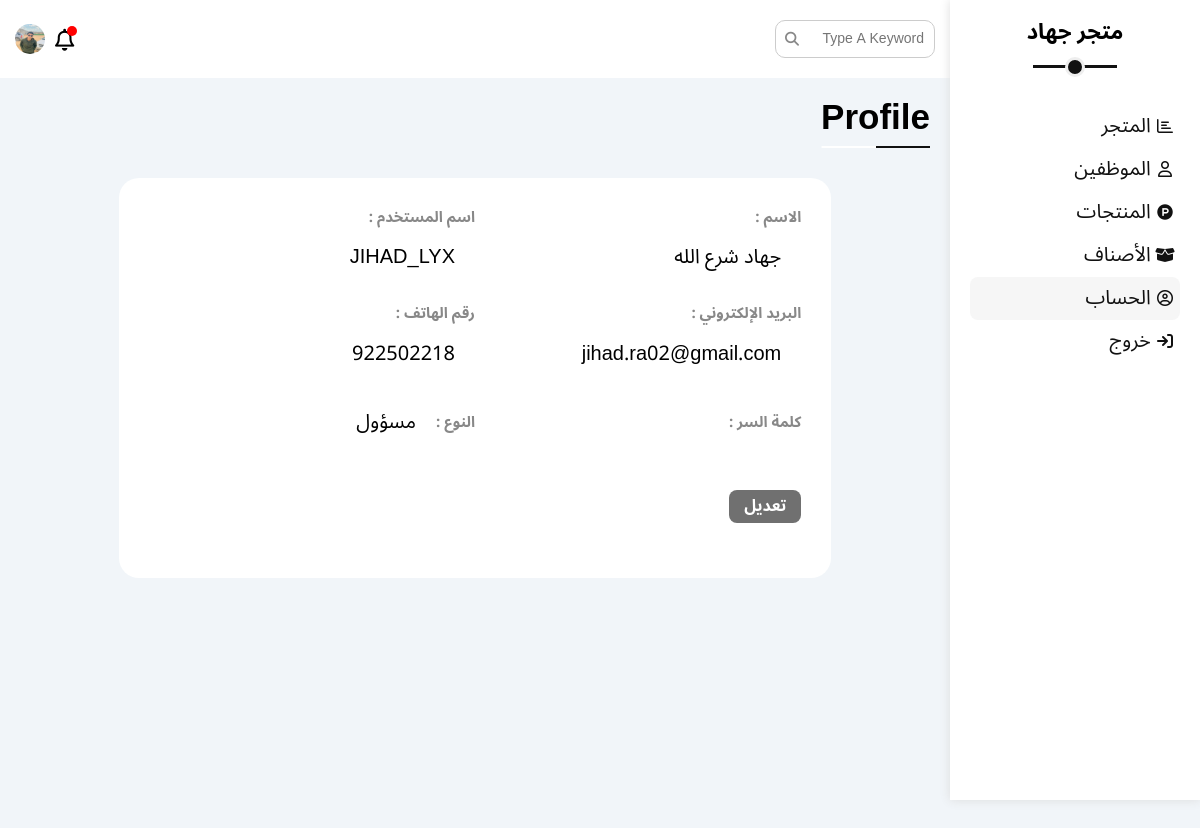
The app's page /models/module/profile.php (signed in) with its own data.
### tables this page shows
CREATE TABLE `employees` (
  `id` int(11) NOT NULL,
  `name` varchar(55) NOT NULL,
  `username` varchar(55) NOT NULL,
  `email` varchar(55) NOT NULL,
  `phone` int(11) NOT NULL,
  `password` varchar(55) NOT NULL,
  `type_id` int(11) NOT NULL,
  `position` varchar(255) NOT NULL
);

CREATE TABLE `type` (
  `id` int(11) NOT NULL,
  `name` varchar(55) NOT NULL
);

### models/module/profile.php (the view, shortened to what this page needs)
<?php
    include("../../PHP/dbcon.php");
?>
<!DOCTYPE html>
<html lang="en">
    <head>
        <link rel="stylesheet" href="../../CSS/controlePanel.css">
        <link rel="stylesheet" href="../../CSS/store.css">
        <link rel="stylesheet" href="../../CSS/normalize.css">
        <link rel="stylesheet" href="../../CSS/all.min.css">
    </head>
<body dir="rtl">
    <div class="page">
        <div class="sidebar">
            <h3>متجر جهاد</h3>
            <?php include("head_links.php"); ?>
        </div>
        <div id="hide"></div>
        <div class="content">
            <div class="head">
                <div class="input-box">
                    <input class="search" type="text" placeholder="Type A Keyword" name="" id="">
                </div>
                <div class="icons">
                    <span class="notification">
                        <i class="fa-regular fa-bell fa-lg"></i>
                    </span>
                    <?php
                        if(isset($_SESSION["id_employee"])){
                            $sql = "SELECT position FROM employees WHERE id = {$_SESSION["id_employee"]}";
                            $q = $conn->prepare($sql);
                            $q->execute();
                            $path = $q->fetch(PDO::FETCH_OBJ)->position;
                        }
                    ?>
                    <img src="<?= "../../". $path ?>" alt="">
                </div>
            </div>
            <h3 class="title-main">Profile</h3>
            <div class=" profile">
                <div class="box">
                <?php
                    $sql = "SELECT employees.id, employees.name, username, email, phone, password, type.name AS type FROM employees JOIN type ON type_id = type.id WHERE employees.id = {$_SESSION["id_employee"]}";
                        $q = $conn->prepare($sql);
                        $q->execute();
                        $result = $q->fetch(PDO::FETCH_OBJ);
                    ?>
                    <div class="input-box">
                        <label for="">الاسم :</label>
                        <h3><?= $result->name; ?></h3>
                    </div>
                    <div class="input-box">
                        <label for="">اسم المستخدم :</label>
                        <h3><?= $result->username; ?></h3>
                    </div>
                    <div class="input-box">
                        <label for="">البريد الإلكتروني :</label>
                        <h3><?= $result->email; ?></h3>
                    </div>
                    <div class="input-box">
                        <label for="">رقم الهاتف :</label>
                        <h3><?= $result->phone; ?></h3>
                    </div>
                    <div class="input-box">
                        <label for="">كلمة السر :</label>
                    </div>
                    <div class="input-box">
                        <label for="">النوع :</label>
                        <h3><?= $result->type; ?></h3>
                    </div>
                    <div class="input-box">
                        <a href="profile.php" class="disabled">تعديل</a>
                    </div>
                </div>
            </div>
        </div>
    </div>
</body>
</html>

### CSS/controlePanel.css (style rules this page uses)
.page { display: flex; min-height: 100vh; background-color: #f1f5f9; }
.sidebar { width: 250px; min-height: 100vh; padding: 20px; position: fixed; top: 0; right: 0 ; background-color: #fff; box-shadow: 0 0 10px #ddd; }
#hide { min-width: 250px !important; }
.content { width: 100%; height: 1000px; }
.page .sidebar h3 { position: relative; text-align: center; margin-bottom: 60px; font-size: 22px; font-weight: 600; }
.page .sidebar h3::before, .page .sidebar h3::after { content: ''; position: absolute; left: 50%; transform: translateX(-50%); }
.page .sidebar h3::before { top: calc(100% + 20px); width: 40%; height: 3px; background-color: #111; }
.page .sidebar h3::after { top: calc(100% + 12px); width: 14px; height: 14px; border: 3px solid #eee; border-radius: 50%; background-color: #111; }
.page .content .head { padding: 20px 15px; display: flex; justify-content: space-between; align-items: center; background-color: #fff; }
.content .head .input-box { position: relative; border-radius: 8px; }
.content .head .input-box::before { font-family: "Font Awesome 5 Free"; content: "\f002"; font-weight: 900; position: absolute; left: 15px; top: 50%; transform: translateY(-50%); font-size: 14px; color: #888; }
.content .head .input-box input { padding: 10px; border: 1px solid #ccc; border-radius: 10px; margin-left: 5px; padding-left: 30px; font-size: 14px; width: 160px; transition: width 0.3s; outline: none; }
.page .head .icons { display: flex; justify-content: center; align-items: center; }
.page .head .icons span { position: relative; }
.page .head .icons span::before { content: ''; position: absolute; top: -4px; right: -3px; width: 10px; height: 10px; background-color: red; border-radius: 50%; z-index: 1; }
.page .head .icons i { position: relative; top: 3px; font-size: 22px; }
.page .head .icons img { margin-right: 10px; width: 30px; height: 30px; max-width: 100%; border-radius: 50%; }
.content .title-main { margin: 20px 20px 40px; position: relative; width: fit-content; font-size: 35px; font-weight: 600; }
.content .title-main::before, .content .title-main::after { content: ''; position: absolute; bottom: -10px; height: 2px; }
.content .title-main::before { width: 100%; left: 50%; transform: translateX(-50%); background-color: #fff; }
.content .title-main::after { right: 0%; width: 50%; background-color: #111; }
.content .profile { display: flex; justify-content: center; }
.content .profile .box { padding: 20px 30px; border-radius: 20px; background-color: #fff; width: 75%; min-height: 400px; display: grid; grid-template-columns: repeat(auto-fill, minmax(250px, 1fr)); }
.content .profile .input-box { margin-bottom: 15px; width: 50%; }
@media (min-width: 1001px) { .content .profile .input-box { display: flex; align-items: center; flex-wrap: wrap; } }
.content .profile .input-box label { font-size: 15px; font-weight: 600; color: #888; }
.content .profile .input-box h3 { margin-right: 20px; font-size: 20px; font-weight: 500; }
.content .profile .input-box a { display: block; width: fit-content; font-size: 16px; font-weight: 600; padding: 7px 15px; background-color: #026CFF; color: #fff; border-radius: 8px; }
.content .profile .input-box a.disabled { background-color: #707070; }

### CSS/store.css (style rules this page uses)
* { margin: 0; padding: 0; -webkit-box-sizing: border-box; -moz-box-sizing: border-box; box-sizing: border-box; }
html { scroll-behavior: smooth; }
body { font-family: 'Noto Sans Arabic', sans-serif; }
a { text-decoration: none; }
:root { --main-color: #FA6545; --dark-color: #111; --light-color: #fff; --width-cart: 450px }

### records on screen
employees: position (picture), name "جهاد شرع الله", username "JIHAD_LYX", email "jihad.ra02@gmail.com", phone "922502218", type.name "مسؤول"
